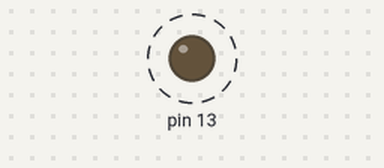
The sketch below on a simulated Arduino Uno, built with avr-gcc and run on an emulated ATmega328P. Parts: output pins drawn as LEDs (lit = HIGH). Dashed ring = blinking. What the sketch prints to the serial monitor is not drawn.

Above: at 0.5 s.
Timing chart, 0 to 4.6 s (numbered marks = the images above):
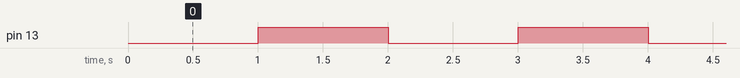

The sketch:

main.ino
```cpp
void setup() {
  pinMode(13, OUTPUT);
  Serial.begin(9600);
}

void loop() {
  delay(1000);
  Serial.println("Включенно!");
  digitalWrite(13, HIGH);
  delay(1000);
  Serial.println("Выключенно!");
  digitalWrite(13, LOW);
}
```

Measured:
- by itself, pin 13: alternates HIGH for 1.0 s and LOW for 1.0 s
